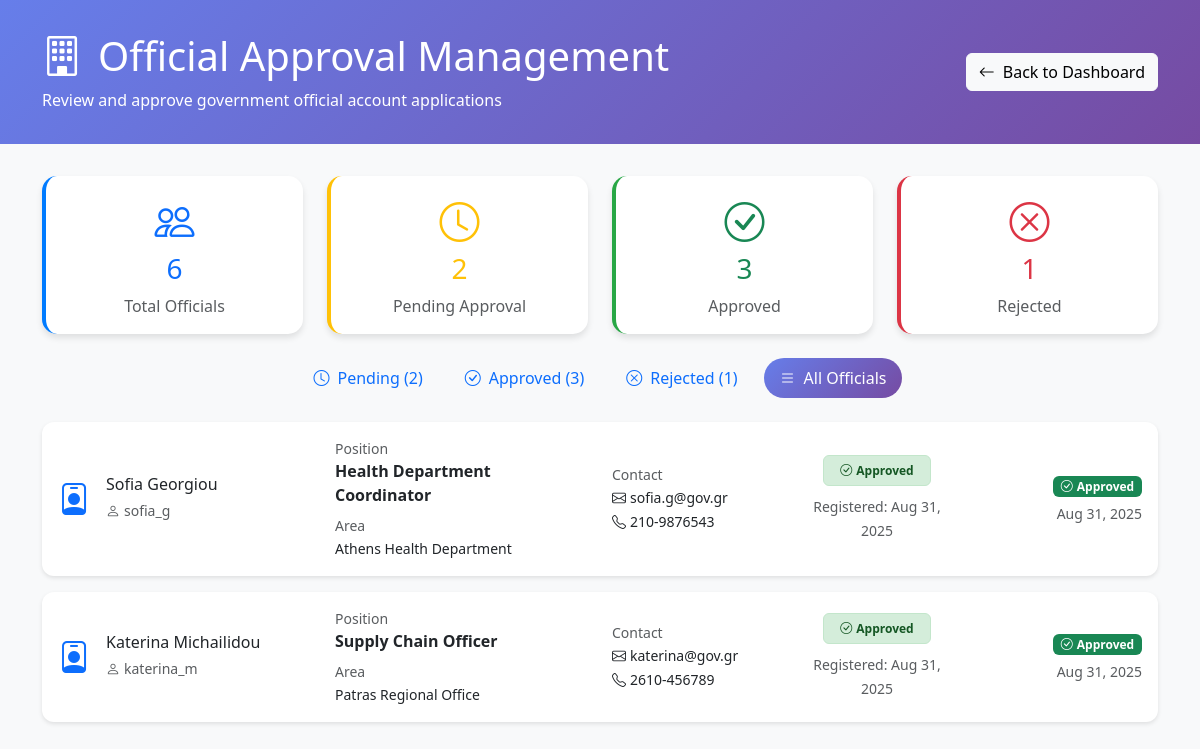
Screenshot of /official_approval.php?filter=all (signed in) with the database file from the repository.
### tables this page shows
CREATE TABLE government_officials (
    official_id INT AUTO_INCREMENT PRIMARY KEY,
    first_name VARCHAR(50) NOT NULL,
    last_name VARCHAR(50) NOT NULL,
    role VARCHAR(100) NOT NULL,
    contact_phone VARCHAR(20),
    contact_email VARCHAR(100),
    authorized_area VARCHAR(100),
    user_id INT,
    status ENUM('Pending', 'Approved', 'Rejected') DEFAULT 'Pending',
    approved_by INT DEFAULT NULL,
    approved_at TIMESTAMP NULL DEFAULT NULL,
    rejection_reason TEXT DEFAULT NULL,
    created_at TIMESTAMP DEFAULT CURRENT_TIMESTAMP,
    FOREIGN KEY (user_id) REFERENCES users(user_id) ON DELETE SET NULL ON UPDATE CASCADE,
    FOREIGN KEY (approved_by) REFERENCES users(user_id) ON DELETE SET NULL ON UPDATE CASCADE,
    INDEX idx_name (first_name, last_name),
    INDEX idx_role (role),
    INDEX idx_status (status),
    INDEX idx_approved_by (approved_by),
    INDEX idx_authorized_area (authorized_area)
);

CREATE TABLE users (
    user_id INT AUTO_INCREMENT PRIMARY KEY,
    prs_id VARCHAR(20) UNIQUE NOT NULL,
    full_name VARCHAR(100) NOT NULL,
    national_id VARCHAR(20) UNIQUE NOT NULL,
    dob DATE NOT NULL,
    role ENUM('Admin', 'Official', 'Merchant', 'Citizen', 'Doctor') NOT NULL,
    username VARCHAR(50) UNIQUE NOT NULL,
    password VARCHAR(255) NOT NULL,
    email VARCHAR(100),
    city VARCHAR(50),
    created_at TIMESTAMP DEFAULT CURRENT_TIMESTAMP,
    updated_at TIMESTAMP DEFAULT CURRENT_TIMESTAMP ON UPDATE CURRENT_TIMESTAMP,
    INDEX idx_username (username),
    INDEX idx_prs_id (prs_id),
    INDEX idx_role (role),
    INDEX idx_national_id (national_id)
);

### official_approval.php (the view, shortened to what the rows shown need)
<?php
require_once 'config.php';
$filter = $_GET['filter'] ?? 'pending';
try {
    switch ($filter) {
        default:
            $officials = getAllOfficials(100);
            break;
    }
} catch (PDOException $e) {
    $error_message = "Error fetching official data: " . $e->getMessage();
    $officials = [];
    $stats = ['total' => 0, 'approved' => 0, 'pending' => 0, 'rejected' => 0];
}
$csrf_token = generateCSRFToken();
?>
<!DOCTYPE html>
<html lang="en">
<head>
    <link rel="stylesheet" href="https://cdn.jsdelivr.net/npm/bootstrap@5.3.0/dist/css/bootstrap.min.css">
    <link rel="stylesheet" href="https://cdn.jsdelivr.net/npm/bootstrap-icons@1.10.0/font/bootstrap-icons.css">
</head>
<body>
    <div class="header-section">
        <div class="container">
            <div class="row align-items-center">
                <div class="col">
                    <h1 class="mb-2">
                        <i class="bi bi-building me-3"></i>Official Approval Management
                    </h1>
                </div>
            </div>
        </div>
    </div>
    <div class="container">
        <div class="row">
            <div class="col-12">
                <?php if (empty($officials)): ?>
                <div class="card">
                    <div class="card-body text-center py-5">
                        <i class="bi bi-inbox fs-1 text-muted mb-3"></i>
                        <h5 class="text-muted">No officials found</h5>
                        <p class="text-muted">
                            <?php
                            switch($filter) {
                                case 'pending':
                                    echo "There are currently no officials awaiting approval.";
                                    break;
                                case 'approved':
                                    echo "No officials have been approved yet.";
                                    break;
                                case 'rejected':
                                    echo "No officials have been rejected.";
                                    break;
                                default:
                                    echo "No official accounts have been registered yet.";
                            }
                            ?>
                        </p>
                    </div>
                </div>
                <?php else: ?>
                <?php foreach ($officials as $official): ?>
                <div class="card official-card">
                    <div class="card-body">
                        <div class="row align-items-center">
                            <div class="col-md-3">
                                <div class="d-flex align-items-center">
                                    <div class="me-3">
                                        <i class="bi bi-person-badge fs-2 text-primary"></i>
                                    </div>
                                    <div>
                                        <h6 class="mb-1"><?php echo htmlspecialchars($official['full_name'] ?? $official['first_name'] . ' ' . $official['last_name']); ?></h6>
                                        <small class="text-muted">
                                            <i class="bi bi-person me-1"></i><?php echo htmlspecialchars($official['username'] ?? 'N/A'); ?>
                                        </small>
                                    </div>
                                </div>
                            </div>
                            <div class="col-md-3">
                                <div>
                                    <small class="text-muted d-block">Position</small>
                                    <strong><?php echo htmlspecialchars($official['role']); ?></strong>
                                </div>
                                <div class="mt-2">
                                    <small class="text-muted d-block">Area</small>
                                    <small><?php echo htmlspecialchars($official['authorized_area'] ?? 'N/A'); ?></small>
                                </div>
                            </div>
                            <div class="col-md-2">
                                <div>
                                    <small class="text-muted d-block">Contact</small>
                                    <small>
                                        <?php if (!empty($official['contact_email'])): ?>
                                        <i class="bi bi-envelope me-1"></i><?php echo htmlspecialchars($official['contact_email']); ?><br>
                                        <?php endif; ?>
                                        <?php if (!empty($official['contact_phone'])): ?>
                                        <i class="bi bi-telephone me-1"></i><?php echo htmlspecialchars($official['contact_phone']); ?>
                                        <?php endif; ?>
                                    </small>
                                </div>
                            </div>
                            <div class="col-md-2">
                                <div class="text-center">
                                    <span class="badge status-badge-<?php echo strtolower($official['status']); ?> px-3 py-2">
                                        <?php
                                        switch($official['status']) {
                                            case 'Approved':
                                                echo '<i class="bi bi-check-circle me-1"></i>Approved';
                                                break;
                                        }
                                        ?>
                                    </span>
                                    <div class="mt-2">
                                        <small class="text-muted">
                                            Registered: <?php echo date('M j, Y', strtotime($official['created_at'])); ?>
                                        </small>
                                    </div>
                                </div>
                            </div>
                            <div class="col-md-2">
                                <div class="action-buttons text-end">
                                    <?php if ($official['status'] === 'Pending'): ?>
                                    <form method="POST" style="display: inline;">
                                        <input type="hidden" name="csrf_token" value="<?php echo $csrf_token; ?>">
                                        <input type="hidden" name="action" value="approve">
                                        <input type="hidden" name="official_id" value="<?php echo $official['official_id']; ?>">
                                        <button type="submit" class="btn btn-success btn-sm"
                                                onclick="return confirm('Are you sure you want to approve this official account?')">
                                            <i class="bi bi-check-lg"></i> Approve
                                        </button>
                                    </form>
                                    <button class="btn btn-danger btn-sm"
                                            data-bs-toggle="modal"
                                            data-bs-target="#rejectModal<?php echo $official['official_id']; ?>">
                                        <i class="bi bi-x-lg"></i> Reject
                                    </button>
                                    <div class="modal fade" id="rejectModal<?php echo $official['official_id']; ?>" tabindex="-1">
                                        <div class="modal-dialog">
                                            <div class="modal-content">
                                                <div class="modal-header">
                                                    <h5 class="modal-title">Reject Official Account</h5>
                                                    <button type="button" class="btn-close" data-bs-dismiss="modal"></button>
                                                </div>
                                                <form method="POST">
                                                    <div class="modal-body">
                                                        <input type="hidden" name="csrf_token" value="<?php echo $csrf_token; ?>">
                                                        <input type="hidden" name="action" value="reject">
                                                        <input type="hidden" name="official_id" value="<?php echo $official['official_id']; ?>">
                                                        <p>Are you sure you want to reject the official account for <strong><?php echo htmlspecialchars($official['full_name'] ?? $official['first_name'] . ' ' . $official['last_name']); ?></strong>?</p>
                                                        <div class="mb-3">
                                                            <label for="rejection_reason<?php echo $official['official_id']; ?>" class="form-label">
                                                                Rejection Reason <span class="text-danger">*</span>
                                                            </label>
                                                            <textarea class="form-control"
                                                                      id="rejection_reason<?php echo $official['official_id']; ?>"
                                                                      name="rejection_reason"
                                                                      rows="3"
                                                                      placeholder="Please provide a reason for rejection..."
                                                                      required></textarea>
                                                        </div>
                                                    </div>
                                                    <div class="modal-footer">
                                                        <button type="button" class="btn btn-secondary" data-bs-dismiss="modal">Cancel</button>
                                                        <button type="submit" class="btn btn-danger">
                                                            <i class="bi bi-x-lg me-1"></i>Reject Account
                                                        </button>
                                                    </div>
                                                </form>
                                            </div>
                                        </div>
                                    </div>
                                    <?php elseif ($official['status'] === 'Approved'): ?>
                                    <span class="badge bg-success">
                                        <i class="bi bi-check-circle me-1"></i>Approved
                                    </span>
                                    <?php if (!empty($official['approved_at'])): ?>
                                    <div class="mt-1">
                                        <small class="text-muted">
                                            <?php echo date('M j, Y', strtotime($official['approved_at'])); ?>
                                        </small>
                                    </div>
                                    <?php endif; ?>
                                    <?php endif; ?>
                                </div>
                            </div>
                        </div>
                    </div>
                </div>
                <?php endforeach; ?>
                <?php endif; ?>
            </div>
        </div>
    </div>
</body>
</html>

### rows the page displays
government_officials: user.full_name "Sofia Georgiou", user.username "sofia_g", role "Health Department Coordinator", authorized_area "Athens Health Department", contact_email "sofia.g@gov.gr", contact_phone "210-9876543", status "Approved" (drawn), user.created_at "Aug 31, 2025", approved_at "Aug 31, 2025"
government_officials: user.full_name "Katerina Michailidou", user.username "katerina_m", role "Supply Chain Officer", authorized_area "Patras Regional Office", contact_email "katerina@gov.gr", contact_phone "2610-456789", status "Approved" (drawn), user.created_at "Aug 31, 2025", approved_at "Aug 31, 2025"

### other values shown
$stats['total'] "6"
$stats['pending'] "2"
$stats['approved'] "3"
$stats['rejected'] "1"
